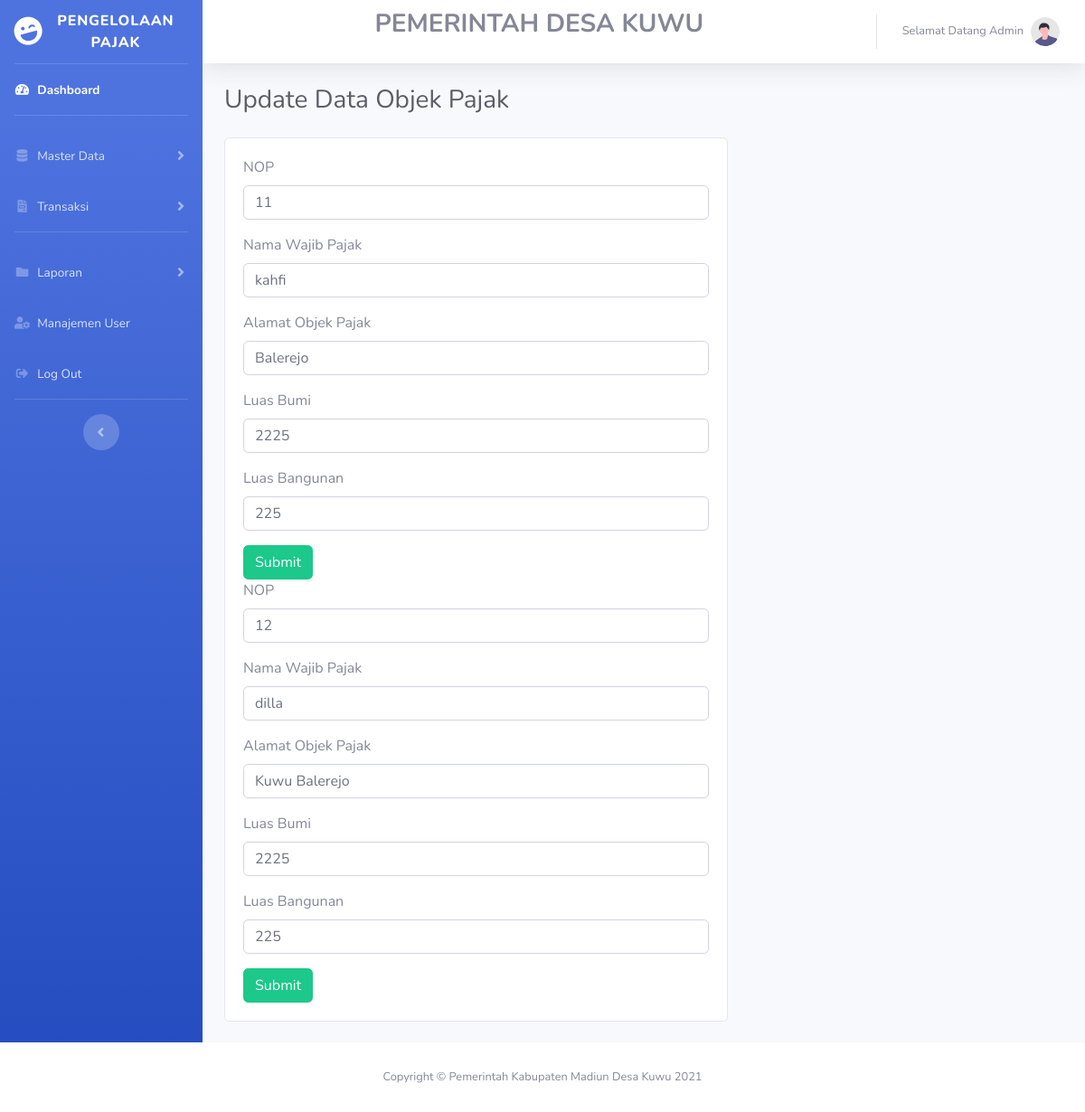
Screenshot of /admin/dataObjekpajak/updateData/1 with the database file from the repository.
### tables this page shows
CREATE TABLE `data_objekpajak` (
  `id_objekpajak` int(25) NOT NULL,
  `id_wajibpajak` int(25) NOT NULL,
  `nop` varchar(50) NOT NULL,
  `alamat_objekpajak` varchar(200) NOT NULL,
  `luas_bumi` varchar(200) NOT NULL,
  `luas_bangunan` varchar(200) NOT NULL
);

CREATE TABLE `data_wajibpajak` (
  `id_wajibpajak` int(11) NOT NULL,
  `npwp` varchar(50) NOT NULL,
  `nama_wajibpajak` varchar(225) NOT NULL,
  `alamat_wajibpajak` varchar(225) NOT NULL
);

### application/controllers/admin/dataObjekpajak.php (called while the page is built, shortened)
<?php
class DataObjekpajak extends CI_Controller
{
	public function updateData($id)
	{
		$data['title'] = "Update Data Objek Pajak";
		$data['objekpajak'] = $this->pajakModel->get_data_objekpajak();
		$this->load->view('templates_admin/header', $data);
		$this->load->view('templates_admin/sidebar', $data);
		$this->load->view('admin/updateDataObjekpajak', $data);
		$this->load->view('templates_admin/footer', $data);
	}
}

### index.php (called while the page is built, shortened)
<?php
require_once BASEPATH.'core/CodeIgniter.php';

### application/models/pajakModel.php (called while the page is built, shortened)
<?php
class PajakModel extends CI_model{
	public function get_data_objekpajak(){
		$this->db->select('*');
		$this->db->from('data_objekpajak');
		$this->db->join('data_wajibpajak', 'data_objekpajak.id_wajibpajak = data_wajibpajak.id_wajibpajak');
		$query = $this->db->get();
		return $query->result();
	}
}

### application/views/admin/updateDataObjekpajak.php (the view, shortened to what this page needs)
<div class="container-fluid">
    <div class="d-sm-flex align-items-center justify-content-between mb-4">
        <h1 class="h3 mb-0 text-gray-800"><?php echo $title ?></h1>
    </div>
    <div class="card" style="width: 60%; margin-bottom: 100px">
        <div class="card-body">
            <?php foreach ($objekpajak as $o) : ?>
                <form method="POST" action="<?php echo base_url('admin/dataObjekpajak/updateDataAksi') ?>">
                    <div class="form-group">
                        <label>NOP</label>
                        <input type="text" name="nop" class="form-control" value="<?php echo $o->nop  ?>">
                    </div>
                    <div class="form-group">
                        <label>Nama Wajib Pajak</label>
                        <input type="text" id="nama_wajibpajak" name="nama_wajibpajak" class="form-control" value="<?php echo $o->nama_wajibpajak ?>">
                    </div>
                    <div class="form-group">
                        <label>Alamat Objek Pajak</label>
                        <input type="text" name="alamat_objekpajak" class="form-control" value="<?php echo $o->alamat_objekpajak  ?>">
                    </div>
                    <div class="form-group">
                        <label>Luas Bumi</label>
                        <input type="number" name="luas_bumi" class="form-control" value="<?php echo $o->luas_bumi  ?>">
                    </div>
                    <div class="form-group">
                        <label>Luas Bangunan</label>
                        <input type="number" name="luas_bangunan" class="form-control" value="<?php echo $o->luas_bangunan ?>">
                    </div>
                    <button type="submit" class="btn btn-success">Submit</button>
                </form>
            <?php endforeach; ?>
        </div>
    </div>
</div>

### application/views/templates_admin/header.php (shortened to what this page needs)
<!DOCTYPE html>
<html lang="en">
<head>
    <link href="<?php echo base_url() ?>/assets/vendor/fontawesome-free/css/all.min.css" rel="stylesheet" type="text/css">
    <link href="<?php echo base_url() ?>/assets/css/sb-admin-2.min.css" rel="stylesheet">
</head>

### application/views/templates_admin/sidebar.php (shortened to what this page needs)
<body id="page-top">
    <div id="wrapper">
        <ul class="navbar-nav bg-gradient-primary sidebar sidebar-dark accordion" id="accordionSidebar">
            <a class="sidebar-brand d-flex align-items-center justify-content-center" href="index.html">
                <div class="sidebar-brand-icon rotate-n-15">
                    <i class="fas fa-laugh-wink"></i>
                </div>
                <div class="sidebar-brand-text mx-3">Pengelolaan Pajak</div>
            </a>
            <hr class="sidebar-divider my-0">
            <li class="nav-item active">
                <a class="nav-link" href="<?php echo base_url('admin/dashboard') ?>">
                    <i class="fas fa-fw fa-tachometer-alt"></i>
                    <span>Dashboard</span></a>
            </li>
            <hr class="sidebar-divider">
            <li class="nav-item">
                <a class="nav-link collapsed" href="#" data-toggle="collapse" data-target="#collapseTwo" aria-expanded="true" aria-controls="collapseTwo">
                    <i class="fas fa-fw fa-database"></i>
                    <span>Master Data</span>
                </a>
            </li>
            <li class="nav-item">
                <a class="nav-link collapsed" href="#" data-toggle="collapse" data-target="#collapseUtilities" aria-expanded="true" aria-controls="collapseUtilities">
                    <i class="fas fa-fw fa-file-invoice"></i>
                    <span>Transaksi</span>
                </a>
            </li>
            <hr class="sidebar-divider">
            <li class="nav-item">
                <a class="nav-link collapsed" href="#" data-toggle="collapse" data-target="#collapsePages" aria-expanded="true" aria-controls="collapsePages">
                    <i class="fas fa-fw fa-folder"></i>
                    <span>Laporan</span>
                </a>
            </li>
            <li class="nav-item">
                <a class="nav-link" href="charts.html">
                    <i class="fas fa-fw fa-user-cog"></i>
                    <span>Manajemen User</span></a>
            </li>
            <li class="nav-item">
                <a class="nav-link" href="tables.html">
                    <i class="fas fa-fw fa-sign-out-alt"></i>
                    <span>Log Out</span></a>
            </li>
            <hr class="sidebar-divider d-none d-md-block">
            <div class="text-center d-none d-md-inline">
                <button class="rounded-circle border-0" id="sidebarToggle"></button>
            </div>
        </ul>
        <div id="content-wrapper" class="d-flex flex-column">
            <div id="content">
                <nav class="navbar navbar-expand navbar-light bg-white topbar mb-4 static-top shadow">
                    <h3 class=" table font-weight-bold text-center">PEMERINTAH DESA KUWU</h3>
                    <ul class="navbar-nav ml-auto">
                        <li class="nav-item dropdown no-arrow">
                            <a class="nav-link dropdown-toggle" href="#" id="userDropdown" role="button" data-toggle="dropdown" aria-haspopup="true" aria-expanded="false">
                                <span class="mr-2 d-none d-lg-inline text-gray-600 small">Selamat Datang Admin</span>
                                <img class="img-profile rounded-circle" src="img/undraw_profile.svg">
                            </a>
                        </li>
                    </ul>
                </nav>

### application/views/templates_admin/footer.php (shortened to what this page needs)
            <footer class="sticky-footer bg-white fixed-bottom">
                <div class="container my-auto">
                    <div class="copyright text-center my-auto">
                        <span>Copyright &copy; Pemerintah Kabupaten Madiun Desa Kuwu 2021</span>
                    </div>
                </div>
            </footer>
        </div>
    </div>
</body>
</html>

### rows the page displays
data_objekpajak: nop "11", nama_wajibpajak "kahfi", alamat_objekpajak "Balerejo", luas_bumi "2225", luas_bangunan "225"
data_objekpajak: nop "12", nama_wajibpajak "dilla", alamat_objekpajak "Kuwu Balerejo", luas_bumi "2225", luas_bangunan "225"

### other values shown
$title "Update Data Objek Pajak"
